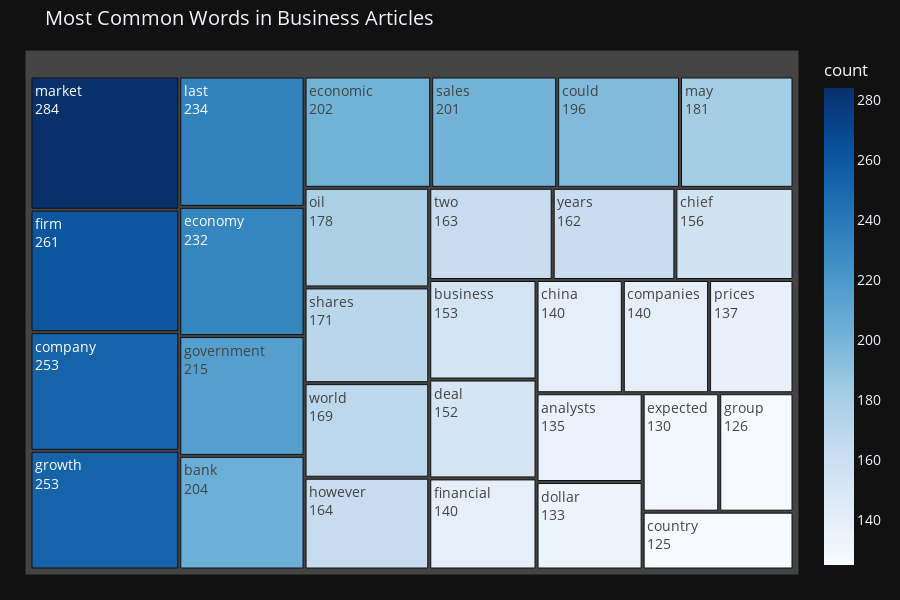
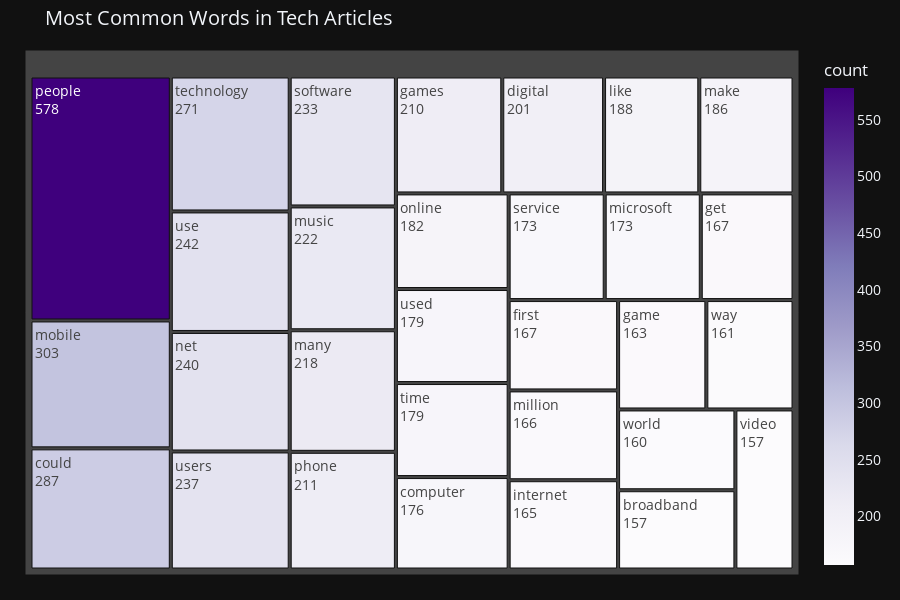
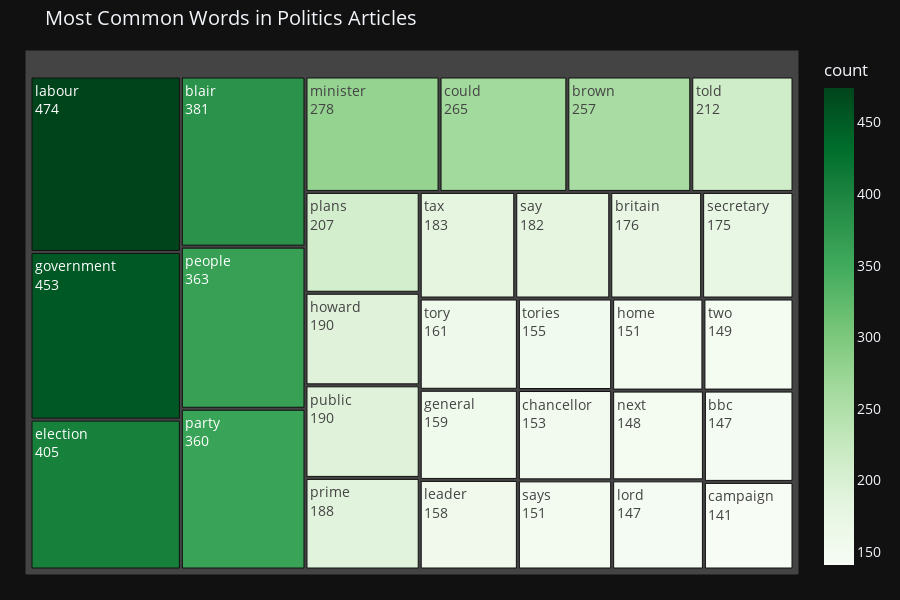
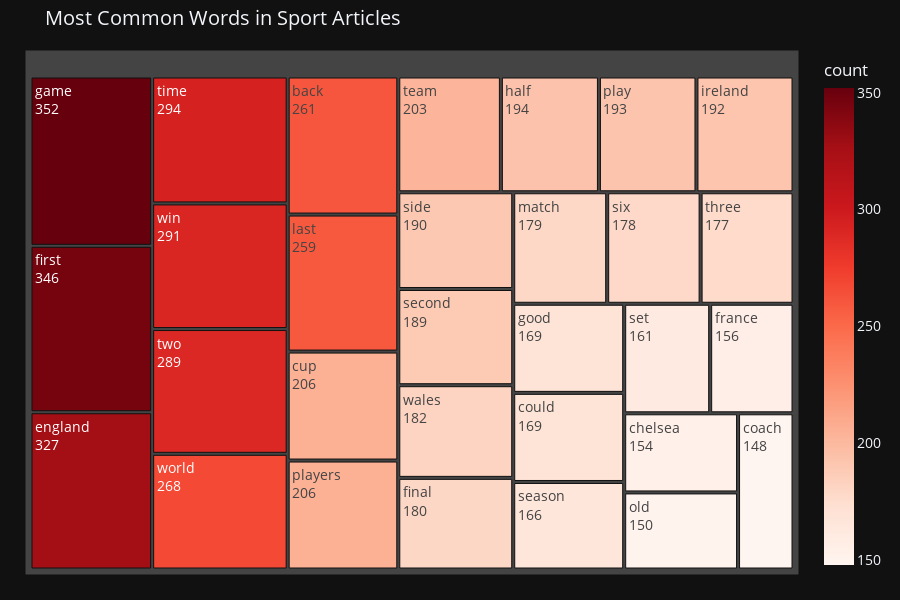

The notebook cell these images were saved under, in order:
### Code cell
# Create and display treemaps for the top words in each category
# Helper function to create the treemaps for each category
def create_category_treemap(category, top_n=30):

    # Create dataframe for treemap
    treemap_data = pd.DataFrame(get_top_n_words(category, top_n), columns=['word', 'count'])

    # Custom color schemes for each category
    color_schemes = {
        'business': 'Blues',
        'entertainment': 'Teal',
        'politics': 'Greens',
        'sport': 'Reds',
        'tech': 'Purples'
    }

    # Create treemap
    fig = px.treemap(
        treemap_data,
        path=['word'],
        values='count',
        title=f'Most Common Words in {category.capitalize()} Articles',
        color='count',
        color_continuous_scale=color_schemes.get(category, 'Viridis'),
        height=600
    )

    fig.update_layout(
        margin=dict(t=50, l=25, r=25, b=25),
        font=dict(size=14)
    )

    fig.update_traces(
        textinfo='label+value',
        hovertemplate='<b>%{label}</b><br>Count: %{value}<extra></extra>'
    )

    return fig


for category in bbcnews_train['Category'].unique():
    fig = create_category_treemap(category)
    fig.show()

### Figure 1 — Plotly figure (JSON) as saved in the notebook; plotly's stock layout.template omitted (floating-point values rounded to 4 significant figures)
{"data": [{"branchvalues": "total", "customdata": [[284.0], [261.0], [253.0], [253.0], [234.0], [232.0], [215.0], [204.0], [202.0], [201.0], [196.0], [181.0], [178.0], [171.0], [169.0], [164.0], [163.0], [162.0], [156.0], [153.0], [152.0], [140.0], [140.0], [140.0], [137.0], [135.0], [133.0], [130.0], [126.0], [125.0]], "domain": {"x": [0.0, 1.0], "y": [0.0, 1.0]}, "hovertemplate": "<b>%{label}</b><br>Count: %{value}<extra></extra>", "ids": ["market", "firm", "company", "growth", "last", "economy", "government", "bank", "economic", "sales", "could", "may", "oil", "shares", "world", "however", "two", "years", "chief", "business", "deal", "financial", "china", "companies", "prices", "analysts", "dollar", "expected", "group", "country"], "labels": ["market", "firm", "company", "growth", "last", "economy", "government", "bank", "economic", "sales", "could", "may", "oil", "shares", "world", "however", "two", "years", "chief", "business", "deal", "financial", "china", "companies", "prices", "analysts", "dollar", "expected", "group", "country"], "marker": {"coloraxis": "coloraxis", "colors": [284.0, 261.0, 253.0, 253.0, 234.0, 232.0, 215.0, 204.0, 202.0, 201.0, 196.0, 181.0, 178.0, 171.0, 169.0, 164.0, 163.0, 162.0, 156.0, 153.0, 152.0, 140.0, 140.0, 140.0, 137.0, 135.0, 133.0, 130.0, 126.0, 125.0]}, "name": "", "parents": ["", "", "", "", "", "", "", "", "", "", "", "", "", "", "", "", "", "", "", "", "", "", "", "", "", "", "", "", "", ""], "values": [284.0, 261.0, 253.0, 253.0, 234.0, 232.0, 215.0, 204.0, 202.0, 201.0, 196.0, 181.0, 178.0, 171.0, 169.0, 164.0, 163.0, 162.0, 156.0, 153.0, 152.0, 140.0, 140.0, 140.0, 137.0, 135.0, 133.0, 130.0, 126.0, 125.0], "type": "treemap", "textinfo": "label+value"}], "layout": {"coloraxis": {"colorbar": {"title": {"text": "count"}}, "colorscale": [[0.0, "rgb(247,251,255)"], [0.125, "rgb(222,235,247)"], [0.25, "rgb(198,219,239)"], [0.375, "rgb(158,202,225)"], [0.5, "rgb(107,174,214)"], [0.625, "rgb(66,146,198)"], [0.75, "rgb(33,113,181)"], [0.875, "rgb(8,81,156)"], [1.0, "rgb(8,48,107)"]]}, "legend": {"tracegroupgap": 0}, "title": {"text": "Most Common Words in Business Articles"}, "height": 600, "margin": {"t": 50, "l": 25, "r": 25, "b": 25}, "font": {"size": 14}}}

### Figure 2 — Plotly figure (JSON) as saved in the notebook; plotly's stock layout.template omitted (floating-point values rounded to 4 significant figures)
{"data": [{"branchvalues": "total", "customdata": [[578.0], [303.0], [287.0], [271.0], [242.0], [240.0], [237.0], [233.0], [222.0], [218.0], [211.0], [210.0], [201.0], [188.0], [186.0], [182.0], [179.0], [179.0], [176.0], [173.0], [173.0], [167.0], [167.0], [166.0], [165.0], [163.0], [161.0], [160.0], [157.0], [157.0]], "domain": {"x": [0.0, 1.0], "y": [0.0, 1.0]}, "hovertemplate": "<b>%{label}</b><br>Count: %{value}<extra></extra>", "ids": ["people", "mobile", "could", "technology", "use", "net", "users", "software", "music", "many", "phone", "games", "digital", "like", "make", "online", "used", "time", "computer", "service", "microsoft", "get", "first", "million", "internet", "game", "way", "world", "broadband", "video"], "labels": ["people", "mobile", "could", "technology", "use", "net", "users", "software", "music", "many", "phone", "games", "digital", "like", "make", "online", "used", "time", "computer", "service", "microsoft", "get", "first", "million", "internet", "game", "way", "world", "broadband", "video"], "marker": {"coloraxis": "coloraxis", "colors": [578.0, 303.0, 287.0, 271.0, 242.0, 240.0, 237.0, 233.0, 222.0, 218.0, 211.0, 210.0, 201.0, 188.0, 186.0, 182.0, 179.0, 179.0, 176.0, 173.0, 173.0, 167.0, 167.0, 166.0, 165.0, 163.0, 161.0, 160.0, 157.0, 157.0]}, "name": "", "parents": ["", "", "", "", "", "", "", "", "", "", "", "", "", "", "", "", "", "", "", "", "", "", "", "", "", "", "", "", "", ""], "values": [578.0, 303.0, 287.0, 271.0, 242.0, 240.0, 237.0, 233.0, 222.0, 218.0, 211.0, 210.0, 201.0, 188.0, 186.0, 182.0, 179.0, 179.0, 176.0, 173.0, 173.0, 167.0, 167.0, 166.0, 165.0, 163.0, 161.0, 160.0, 157.0, 157.0], "type": "treemap", "textinfo": "label+value"}], "layout": {"coloraxis": {"colorbar": {"title": {"text": "count"}}, "colorscale": [[0.0, "rgb(252,251,253)"], [0.125, "rgb(239,237,245)"], [0.25, "rgb(218,218,235)"], [0.375, "rgb(188,189,220)"], [0.5, "rgb(158,154,200)"], [0.625, "rgb(128,125,186)"], [0.75, "rgb(106,81,163)"], [0.875, "rgb(84,39,143)"], [1.0, "rgb(63,0,125)"]]}, "legend": {"tracegroupgap": 0}, "title": {"text": "Most Common Words in Tech Articles"}, "height": 600, "margin": {"t": 50, "l": 25, "r": 25, "b": 25}, "font": {"size": 14}}}

### Figure 3 — Plotly figure (JSON) as saved in the notebook; plotly's stock layout.template omitted (floating-point values rounded to 4 significant figures)
{"data": [{"branchvalues": "total", "customdata": [[474.0], [453.0], [405.0], [381.0], [363.0], [360.0], [278.0], [265.0], [257.0], [212.0], [207.0], [190.0], [190.0], [188.0], [183.0], [182.0], [176.0], [175.0], [161.0], [159.0], [158.0], [155.0], [153.0], [151.0], [151.0], [149.0], [148.0], [147.0], [147.0], [141.0]], "domain": {"x": [0.0, 1.0], "y": [0.0, 1.0]}, "hovertemplate": "<b>%{label}</b><br>Count: %{value}<extra></extra>", "ids": ["labour", "government", "election", "blair", "people", "party", "minister", "could", "brown", "told", "plans", "howard", "public", "prime", "tax", "say", "britain", "secretary", "tory", "general", "leader", "tories", "chancellor", "says", "home", "two", "next", "lord", "bbc", "campaign"], "labels": ["labour", "government", "election", "blair", "people", "party", "minister", "could", "brown", "told", "plans", "howard", "public", "prime", "tax", "say", "britain", "secretary", "tory", "general", "leader", "tories", "chancellor", "says", "home", "two", "next", "lord", "bbc", "campaign"], "marker": {"coloraxis": "coloraxis", "colors": [474.0, 453.0, 405.0, 381.0, 363.0, 360.0, 278.0, 265.0, 257.0, 212.0, 207.0, 190.0, 190.0, 188.0, 183.0, 182.0, 176.0, 175.0, 161.0, 159.0, 158.0, 155.0, 153.0, 151.0, 151.0, 149.0, 148.0, 147.0, 147.0, 141.0]}, "name": "", "parents": ["", "", "", "", "", "", "", "", "", "", "", "", "", "", "", "", "", "", "", "", "", "", "", "", "", "", "", "", "", ""], "values": [474.0, 453.0, 405.0, 381.0, 363.0, 360.0, 278.0, 265.0, 257.0, 212.0, 207.0, 190.0, 190.0, 188.0, 183.0, 182.0, 176.0, 175.0, 161.0, 159.0, 158.0, 155.0, 153.0, 151.0, 151.0, 149.0, 148.0, 147.0, 147.0, 141.0], "type": "treemap", "textinfo": "label+value"}], "layout": {"coloraxis": {"colorbar": {"title": {"text": "count"}}, "colorscale": [[0.0, "rgb(247,252,245)"], [0.125, "rgb(229,245,224)"], [0.25, "rgb(199,233,192)"], [0.375, "rgb(161,217,155)"], [0.5, "rgb(116,196,118)"], [0.625, "rgb(65,171,93)"], [0.75, "rgb(35,139,69)"], [0.875, "rgb(0,109,44)"], [1.0, "rgb(0,68,27)"]]}, "legend": {"tracegroupgap": 0}, "title": {"text": "Most Common Words in Politics Articles"}, "height": 600, "margin": {"t": 50, "l": 25, "r": 25, "b": 25}, "font": {"size": 14}}}

### Figure 4 — Plotly figure (JSON) as saved in the notebook; plotly's stock layout.template omitted (floating-point values rounded to 4 significant figures)
{"data": [{"branchvalues": "total", "customdata": [[352.0], [346.0], [327.0], [294.0], [291.0], [289.0], [268.0], [261.0], [259.0], [206.0], [206.0], [203.0], [194.0], [193.0], [192.0], [190.0], [189.0], [182.0], [180.0], [179.0], [178.0], [177.0], [169.0], [169.0], [166.0], [161.0], [156.0], [154.0], [150.0], [148.0]], "domain": {"x": [0.0, 1.0], "y": [0.0, 1.0]}, "hovertemplate": "<b>%{label}</b><br>Count: %{value}<extra></extra>", "ids": ["game", "first", "england", "time", "win", "two", "world", "back", "last", "cup", "players", "team", "half", "play", "ireland", "side", "second", "wales", "final", "match", "six", "three", "good", "could", "season", "set", "france", "chelsea", "old", "coach"], "labels": ["game", "first", "england", "time", "win", "two", "world", "back", "last", "cup", "players", "team", "half", "play", "ireland", "side", "second", "wales", "final", "match", "six", "three", "good", "could", "season", "set", "france", "chelsea", "old", "coach"], "marker": {"coloraxis": "coloraxis", "colors": [352.0, 346.0, 327.0, 294.0, 291.0, 289.0, 268.0, 261.0, 259.0, 206.0, 206.0, 203.0, 194.0, 193.0, 192.0, 190.0, 189.0, 182.0, 180.0, 179.0, 178.0, 177.0, 169.0, 169.0, 166.0, 161.0, 156.0, 154.0, 150.0, 148.0]}, "name": "", "parents": ["", "", "", "", "", "", "", "", "", "", "", "", "", "", "", "", "", "", "", "", "", "", "", "", "", "", "", "", "", ""], "values": [352.0, 346.0, 327.0, 294.0, 291.0, 289.0, 268.0, 261.0, 259.0, 206.0, 206.0, 203.0, 194.0, 193.0, 192.0, 190.0, 189.0, 182.0, 180.0, 179.0, 178.0, 177.0, 169.0, 169.0, 166.0, 161.0, 156.0, 154.0, 150.0, 148.0], "type": "treemap", "textinfo": "label+value"}], "layout": {"coloraxis": {"colorbar": {"title": {"text": "count"}}, "colorscale": [[0.0, "rgb(255,245,240)"], [0.125, "rgb(254,224,210)"], [0.25, "rgb(252,187,161)"], [0.375, "rgb(252,146,114)"], [0.5, "rgb(251,106,74)"], [0.625, "rgb(239,59,44)"], [0.75, "rgb(203,24,29)"], [0.875, "rgb(165,15,21)"], [1.0, "rgb(103,0,13)"]]}, "legend": {"tracegroupgap": 0}, "title": {"text": "Most Common Words in Sport Articles"}, "height": 600, "margin": {"t": 50, "l": 25, "r": 25, "b": 25}, "font": {"size": 14}}}
